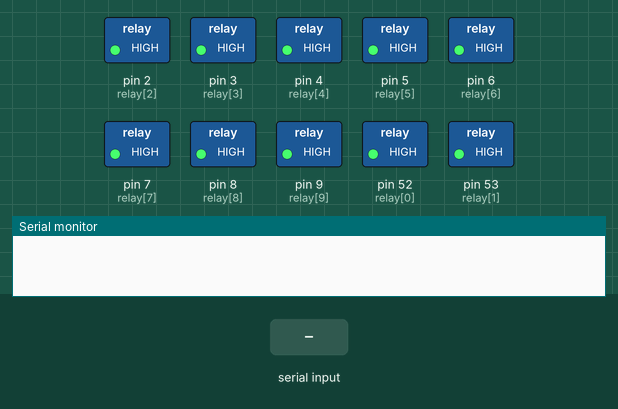
The sketch below on a simulated Arduino Mega 2560, built with avr-gcc and run on an emulated ATmega2560. Parts: switched loads named in the sketch (green lamp = pin HIGH), the last lines printed to the serial monitor. The inputs (shaded band) are chosen by the test bench. Pins used as bus, display or sensor lines are not drawn.

Above: at 1.2 s.
1.3 s: "5\n" received over the second serial link
At 1.9 s:
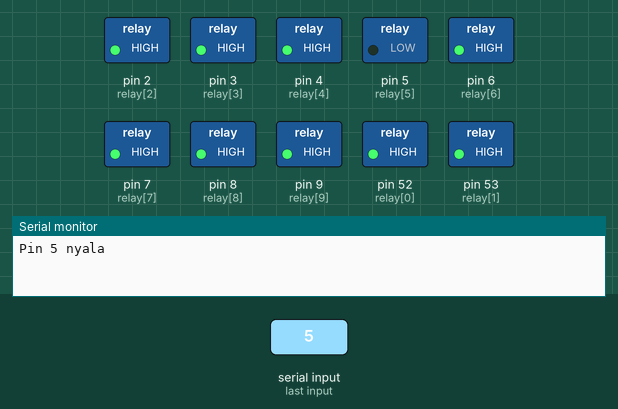
Timing chart, 0 to 4.3 s (numbered marks = the images above; inputs shaded):
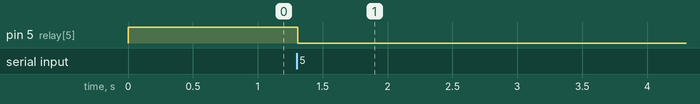

Measured:
- after the input at 1.3 s, pin 5 (relay[5]): HIGH → LOW at once

The sketch:

relay_pompa.ino
```cpp
//#include <SoftwareSerial.h>
//SoftwareSerial Serial3(10,11);

const int relay[10] = { 52,53, 2,3,4,5, 6,7,8,9,};
bool testRelay =  false;
bool debugMode = true;


void setup() {
  Serial.begin(115200);
 Serial3.begin(115200);
  pinMode(relay[0], OUTPUT);
  pinMode(relay[1], OUTPUT);
  pinMode(relay[2], OUTPUT);
  pinMode(relay[3], OUTPUT);
  pinMode(relay[4], OUTPUT);
  pinMode(relay[5], OUTPUT);
  pinMode(relay[6], OUTPUT);
  pinMode(relay[7], OUTPUT);
  pinMode(relay[8], OUTPUT);
  pinMode(relay[9], OUTPUT);
  pinMode(relay[10], OUTPUT);

  for (int i = 0; i < sizeof(relay); i++) {
    digitalWrite(relay[i], HIGH);    // turn the LED off by making the voltage LOW
  }

}

void loop() {
  //test relay
  int i = 1;

  //fixed
  if (testRelay) {
    for (int i = 0; i < sizeof(relay); i++) {
      digitalWrite(relay[i], LOW);   // turn the LED on (HIGH is the voltage level)
      delay(1000);                    // wait for a second
      digitalWrite(relay[i], HIGH);    // turn the LED off by making the voltage LOW
    }
  }
  String content = "";
  char character;

  while (Serial3.available()) {
    delay(3);
    character = Serial3.read();
    content.concat(character);
  }

  if (content != "") {
    int pin = content.toInt();
    Serial.print("Pin " + String(pin));
    if (pin > 0) {
      Serial.println(" nyala");
      digitalWrite(pin, LOW);
    } else if (pin < 0) {
      Serial.println(" mati");
      digitalWrite(pin * -1, HIGH);
    } else {
      Serial.println(" BUILT IN");
    }
  }
}

void debug(String noDebug) {
  if (debugMode) {
    Serial.println("debug " + noDebug);
  }
}
```
